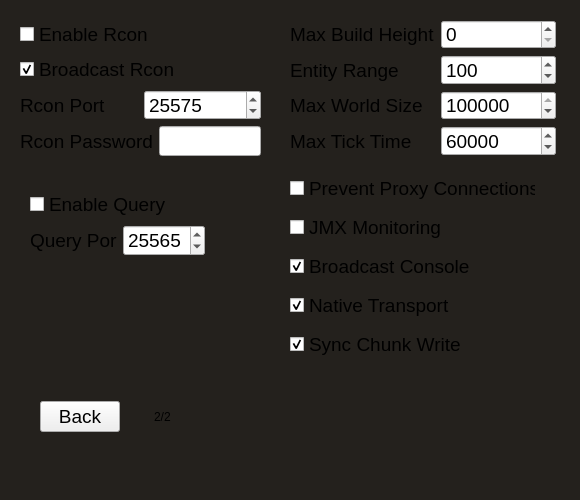
  <widget class="QFrame" name="serverAdbancedOptionsFrame_2">
   <property name="geometry">
    <rect>
     <x>160</x>
     <y>110</y>
     <width>580</width>
     <height>500</height>
    </rect>
   </property>
   <property name="styleSheet">
    <string notr="true"/>
   </property>
   <property name="inputMethodHints">
    <set>Qt::ImhDigitsOnly</set>
   </property>
   <property name="frameShape">
    <enum>QFrame::StyledPanel</enum>
   </property>
   <property name="frameShadow">
    <enum>QFrame::Raised</enum>
   </property>
   <widget class="QWidget" name="verticalLayoutWidget_4">
    <property name="geometry">
     <rect>
      <x>290</x>
      <y>170</y>
      <width>246</width>
      <height>194</height>
     </rect>
    </property>
    <layout class="QVBoxLayout" name="verticalLayout_6">
     <item>
      <widget class="QCheckBox" name="checkBox_PreventProxy">
       <property name="font">
        <font>
         <pointsize>14</pointsize>
        </font>
       </property>
       <property name="text">
        <string>Prevent Proxy Connections</string>
       </property>
      </widget>
     </item>
     <item>
      <widget class="QCheckBox" name="checkBox_jmx">
       <property name="font">
        <font>
         <pointsize>14</pointsize>
        </font>
       </property>
       <property name="text">
        <string>JMX Monitoring</string>
       </property>
      </widget>
     </item>
     <item>
      <widget class="QCheckBox" name="checkBox_BroadcastConsole">
       <property name="font">
        <font>
         <pointsize>14</pointsize>
        </font>
       </property>
       <property name="text">
        <string>Broadcast Console</string>
       </property>
       <property name="checked">
        <bool>true</bool>
       </property>
      </widget>
     </item>
     <item>
      <widget class="QCheckBox" name="checkBox_NativeTransport">
       <property name="font">
        <font>
         <pointsize>14</pointsize>
        </font>
       </property>
       <property name="text">
        <string>Native Transport</string>
       </property>
       <property name="checked">
        <bool>true</bool>
       </property>
      </widget>
     </item>
     <item>
      <widget class="QCheckBox" name="checkBox_SyncChunk">
       <property name="font">
        <font>
         <pointsize>14</pointsize>
        </font>
       </property>
       <property name="text">
        <string>Sync Chunk Write</string>
       </property>
       <property name="checked">
        <bool>true</bool>
       </property>
      </widget>
     </item>
    </layout>
    <zorder>checkBox_PreventProxy</zorder>
    <zorder>checkBox_jmx</zorder>
    <zorder>checkBox_BroadcastConsole</zorder>
    <zorder>checkBox_SyncChunk</zorder>
    <zorder>checkBox_NativeTransport</zorder>
   </widget>
   <widget class="QWidget" name="verticalLayoutWidget_5">
    <property name="geometry">
     <rect>
      <x>30</x>
      <y>190</y>
      <width>175</width>
      <height>66</height>
     </rect>
    </property>
    <layout class="QVBoxLayout" name="verticalLayout_7">
     <item>
      <widget class="QCheckBox" name="checkBox_Query">
       <property name="font">
        <font>
         <pointsize>14</pointsize>
        </font>
       </property>
       <property name="text">
        <string>Enable Query</string>
       </property>
      </widget>
     </item>
     <item>
      <layout class="QHBoxLayout" name="horizontalLayout_3">
       <item>
        <widget class="QLabel" name="label_18">
         <property name="font">
          <font>
           <pointsize>14</pointsize>
          </font>
         </property>
         <property name="text">
          <string>Query Port</string>
         </property>
         <property name="alignment">
          <set>Qt::AlignLeading|Qt::AlignLeft|Qt::AlignVCenter</set>
         </property>
        </widget>
       </item>
       <item>
        <widget class="QSpinBox" name="spinBox_QueryPort">
         <property name="font">
          <font>
           <pointsize>14</pointsize>
          </font>
         </property>
         <property name="minimum">
          <number>1025</number>
         </property>
         <property name="maximum">
          <number>65534</number>
         </property>
         <property name="value">
          <number>25565</number>
         </property>
        </widget>
       </item>
      </layout>
     </item>
    </layout>
   </widget>
   <widget class="QWidget" name="verticalLayoutWidget_6">
    <property name="geometry">
     <rect>
      <x>20</x>
      <y>20</y>
      <width>241</width>
      <height>136</height>
     </rect>
    </property>
    <layout class="QVBoxLayout" name="verticalLayout_8">
     <item>
      <widget class="QCheckBox" name="checkBox_Rcon">
       <property name="font">
        <font>
         <pointsize>14</pointsize>
        </font>
       </property>
       <property name="text">
        <string>Enable Rcon</string>
       </property>
      </widget>
     </item>
     <item>
      <widget class="QCheckBox" name="checkBox_BroadcastRcon">
       <property name="font">
        <font>
         <pointsize>14</pointsize>
        </font>
       </property>
       <property name="text">
        <string>Broadcast Rcon</string>
       </property>
       <property name="checked">
        <bool>true</bool>
       </property>
      </widget>
     </item>
     <item>
      <layout class="QHBoxLayout" name="horizontalLayout_4">
       <item>
        <widget class="QLabel" name="label_19">
         <property name="font">
          <font>
           <pointsize>14</pointsize>
          </font>
         </property>
         <property name="text">
          <string>Rcon Port</string>
         </property>
         <property name="alignment">
          <set>Qt::AlignLeading|Qt::AlignLeft|Qt::AlignVCenter</set>
         </property>
        </widget>
       </item>
       <item>
        <widget class="QSpinBox" name="spinBox_RconPort">
         <property name="font">
          <font>
           <pointsize>14</pointsize>
          </font>
         </property>
         <property name="minimum">
          <number>1025</number>
         </property>
         <property name="maximum">
          <number>65534</number>
         </property>
         <property name="value">
          <number>25575</number>
         </property>
        </widget>
       </item>
      </layout>
     </item>
     <item>
      <layout class="QHBoxLayout" name="horizontalLayout_12">
       <item>
        <widget class="QLabel" name="label_27">
         <property name="font">
          <font>
           <pointsize>14</pointsize>
          </font>
         </property>
         <property name="text">
          <string>Rcon Password</string>
         </property>
         <property name="alignment">
          <set>Qt::AlignLeading|Qt::AlignLeft|Qt::AlignVCenter</set>
         </property>
        </widget>
       </item>
       <item>
        <widget class="QLineEdit" name="lineEdit_RconPassword">
         <property name="font">
          <font>
           <pointsize>14</pointsize>
          </font>
         </property>
        </widget>
       </item>
      </layout>
     </item>
    </layout>
   </widget>
   <widget class="QWidget" name="formLayoutWidget_3">
    <property name="geometry">
     <rect>
      <x>290</x>
      <y>20</y>
      <width>266</width>
      <height>136</height>
     </rect>
    </property>
    <layout class="QFormLayout" name="formLayout_3">
     <item row="0" column="0">
      <widget class="QLabel" name="label_30">
       <property name="font">
        <font>
         <pointsize>14</pointsize>
        </font>
       </property>
       <property name="text">
        <string>Max Build Height</string>
       </property>
       <property name="alignment">
        <set>Qt::AlignLeading|Qt::AlignLeft|Qt::AlignVCenter</set>
       </property>
      </widget>
     </item>
     <item row="0" column="1">
      <widget class="QSpinBox" name="spinBox_BuildHeight">
       <property name="font">
        <font>
         <pointsize>14</pointsize>
        </font>
       </property>
       <property name="inputMethodHints">
        <set>Qt::ImhDigitsOnly</set>
       </property>
       <property name="wrapping">
        <bool>false</bool>
       </property>
       <property name="frame">
        <bool>true</bool>
       </property>
       <property name="readOnly">
        <bool>false</bool>
       </property>
       <property name="buttonSymbols">
        <enum>QAbstractSpinBox::UpDownArrows</enum>
       </property>
       <property name="accelerated">
        <bool>false</bool>
       </property>
       <property name="correctionMode">
        <enum>QAbstractSpinBox::CorrectToPreviousValue</enum>
       </property>
       <property name="keyboardTracking">
        <bool>false</bool>
       </property>
       <property name="minimum">
        <number>0</number>
       </property>
       <property name="maximum">
        <number>256</number>
       </property>
       <property name="singleStep">
        <number>8</number>
       </property>
      </widget>
     </item>
     <item row="1" column="0">
      <widget class="QLabel" name="label_21">
       <property name="font">
        <font>
         <pointsize>14</pointsize>
        </font>
       </property>
       <property name="text">
        <string>Entity Range</string>
       </property>
       <property name="alignment">
        <set>Qt::AlignLeading|Qt::AlignLeft|Qt::AlignVCenter</set>
       </property>
      </widget>
     </item>
     <item row="1" column="1">
      <widget class="QSpinBox" name="spinBox_EntityRange">
       <property name="font">
        <font>
         <pointsize>14</pointsize>
        </font>
       </property>
       <property name="minimum">
        <number>10</number>
       </property>
       <property name="maximum">
        <number>1000</number>
       </property>
       <property name="value">
        <number>100</number>
       </property>
      </widget>
     </item>
     <item row="2" column="0">
      <widget class="QLabel" name="label_28">
       <property name="font">
        <font>
         <pointsize>14</pointsize>
        </font>
       </property>
       <property name="text">
        <string>Max World Size</string>
       </property>
       <property name="alignment">
        <set>Qt::AlignLeading|Qt::AlignLeft|Qt::AlignVCenter</set>
       </property>
      </widget>
     </item>
     <item row="2" column="1">
      <widget class="QSpinBox" name="spinBox_WorldSize">
       <property name="font">
        <font>
         <pointsize>14</pointsize>
        </font>
       </property>
       <property name="minimum">
        <number>1</number>
       </property>
       <property name="maximum">
        <number>29999984</number>
       </property>
       <property name="value">
        <number>29999984</number>
       </property>
      </widget>
     </item>
     <item row="3" column="0">
      <widget class="QLabel" name="label_29">
       <property name="font">
        <font>
         <pointsize>14</pointsize>
        </font>
       </property>
       <property name="text">
        <string>Max Tick Time</string>
       </property>
       <property name="alignment">
        <set>Qt::AlignLeading|Qt::AlignLeft|Qt::AlignVCenter</set>
       </property>
      </widget>
     </item>
     <item row="3" column="1">
      <widget class="QSpinBox" name="spinBox_TickTime">
       <property name="font">
        <font>
         <pointsize>14</pointsize>
        </font>
       </property>
       <property name="minimum">
        <number>0</number>
       </property>
       <property name="maximum">
        <number>922337203</number>
       </property>
       <property name="value">
        <number>60000</number>
       </property>
      </widget>
     </item>
    </layout>
   </widget>
   <widget class="QWidget" name="horizontalLayoutWidget_10">
    <property name="geometry">
     <rect>
      <x>40</x>
      <y>400</y>
      <width>131</width>
      <height>33</height>
     </rect>
    </property>
    <layout class="QHBoxLayout" name="horizontalLayout_13">
     <item>
      <widget class="QPushButton" name="pushButton_AOBack_2">
       <property name="font">
        <font>
         <pointsize>14</pointsize>
        </font>
       </property>
       <property name="text">
        <string>Back</string>
       </property>
      </widget>
     </item>
     <item>
      <spacer name="horizontalSpacer_3">
       <property name="orientation">
        <enum>Qt::Horizontal</enum>
       </property>
       <property name="sizeHint" stdset="0">
        <size>
         <width>40</width>
         <height>20</height>
        </size>
       </property>
      </spacer>
     </item>
     <item>
      <widget class="QLabel" name="label_17">
       <property name="text">
        <string>2/2</string>
       </property>
      </widget>
     </item>
    </layout>
   </widget>
   <widget class="QLabel" name="label_imageBody_6">
    <property name="geometry">
     <rect>
      <x>0</x>
      <y>0</y>
      <width>580</width>
      <height>500</height>
     </rect>
    </property>
    <property name="styleSheet">
     <string notr="true">background-color: rgb(36, 33, 29);</string>
    </property>
    <property name="text">
     <string/>
    </property>
    <property name="pixmap">
     <pixmap>repository/mapbody.png</pixmap>
    </property>
    <property name="scaledContents">
     <bool>true</bool>
    </property>
   </widget>
   <zorder>label_imageBody_6</zorder>
   <zorder>verticalLayoutWidget_4</zorder>
   <zorder>verticalLayoutWidget_5</zorder>
   <zorder>verticalLayoutWidget_6</zorder>
   <zorder>formLayoutWidget_3</zorder>
   <zorder>horizontalLayoutWidget_10</zorder>
  </widget>
